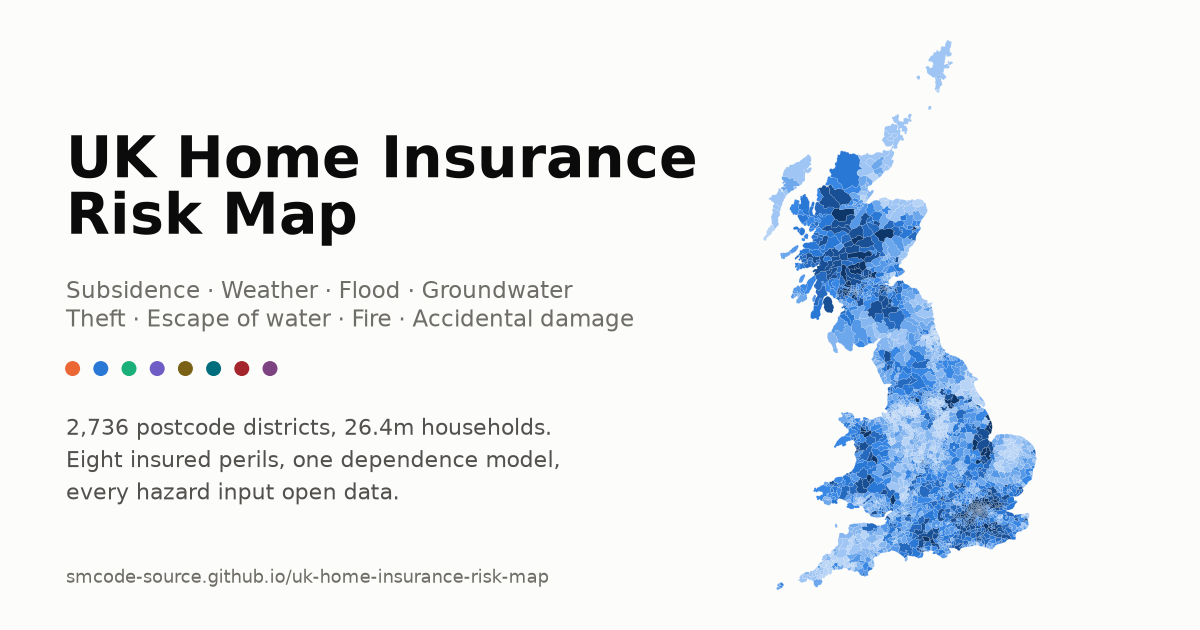
#> input picture docs/assets/social.png, 1200 x 630 px
$ python -i make_images.py   (imports and definitions only)
#> lines starting #> are read from the running program, lines starting #| are printed output that depends on the picture
"""Generate the favicon and the social preview card from the real data.

Both images are rendered from data/districts_risk.geojson, so the artwork
IS the model output rather than a stock illustration:

  docs/assets/social.png        1200x630 Open Graph / Twitter card
  docs/assets/social-github.png 1280x640 opaque copy of the same card, for
                                GitHub's repository social preview, which
                                wants that size and has to be set by hand
  docs/assets/favicon.svg       vector favicon (UK silhouette, peril colours)
  docs/assets/favicon-32.png    raster fallback
  docs/assets/apple-touch-icon.png  180x180 for iOS home screens

Run after build_model.py; build_site.py copies nothing here, the files are
written straight into docs/assets/.
"""

import os

import geopandas as gpd
import matplotlib
# [1 line not run here, left out]
import matplotlib.pyplot as plt  # noqa: E402
from matplotlib.colors import ListedColormap  # noqa: E402
import numpy as np  # noqa: E402
import shapely  # noqa: E402

HERE = os.path.dirname(os.path.abspath(__file__))
ROOT = os.path.abspath(os.path.join(HERE, ".."))
OUT = os.path.join(ROOT, "docs", "assets")

# the map's rating-group ramp (dataviz blue, light -> dark)
RAMP = ['#b7d3f6', '#9ec5f4', '#86b6ef', '#6da7ec', '#5598e7',
        '#3987e5', '#2a78d6', '#256abf', '#184f95', '#0d366b']
# The INSURED perils (light-theme hues). Coastal erosion has its own hue
# on the site (rose, --er) but is deliberately absent here: the favicon
# and card stand for the premium model, and erosion is not part of the
# premium. The favicon stays quartered in the four vine perils - eight
# quadrants at 16px is noise - but the card's dot row carries all eight.
PERIL = {'sub': '#eb6834', 'wx': '#2a78d6', 'fl': '#1baf7a', 'gw': '#6f5cc4',
         'th': '#7a6115', 'eow': '#006d7d', 'fire': '#a4262c',
         'ad': '#7c4380'}
INK = '#0b0b0b'
MUTED = '#6f6d67'
SURFACE = '#fcfcfb'


def load():
    gdf = gpd.read_file(os.path.join(ROOT, "data", "districts_risk.geojson"))
    return gdf.to_crs(27700)


# [54 lines left out: function social_card, not called in this run]


def _github_variant(src):
    """A 1280x640 opaque copy for GitHub's repository social preview.

    The 1200x630 card above is the Open Graph / Twitter size and is what the
    site's own pages reference. GitHub's repo setting asks for 1280x640 and
    has to be uploaded by hand (no API exists), so a correctly sized copy is
    generated here rather than being resized ad hoc each time it is needed.

    Two differences that matter for that upload: the aspect ratio is padded
    rather than stretched, so nothing distorts; and the alpha channel is
    flattened, because GitHub's image processing has been known to reject
    RGBA PNGs without reporting an error.
    """
#> called with src = '../docs/assets/social.png'
    from PIL import Image
    im = Image.open(src).convert("RGBA")
#> im is the input picture: PIL image 1200x630 RGBA; mean R, G, B, A 233.5, 237.1, 240.5, 255
    target = (1280, 640)
    scale = min(target[0] / im.width, target[1] / im.height)
#> scale = 1.02
    resized = im.resize((round(im.width * scale), round(im.height * scale)),
                        Image.LANCZOS)
    canvas = Image.new("RGB", target, _rgb(SURFACE))
    canvas.paste(resized,
                 ((target[0] - resized.width) // 2,
                  (target[1] - resized.height) // 2),
                 mask=resized.split()[-1])
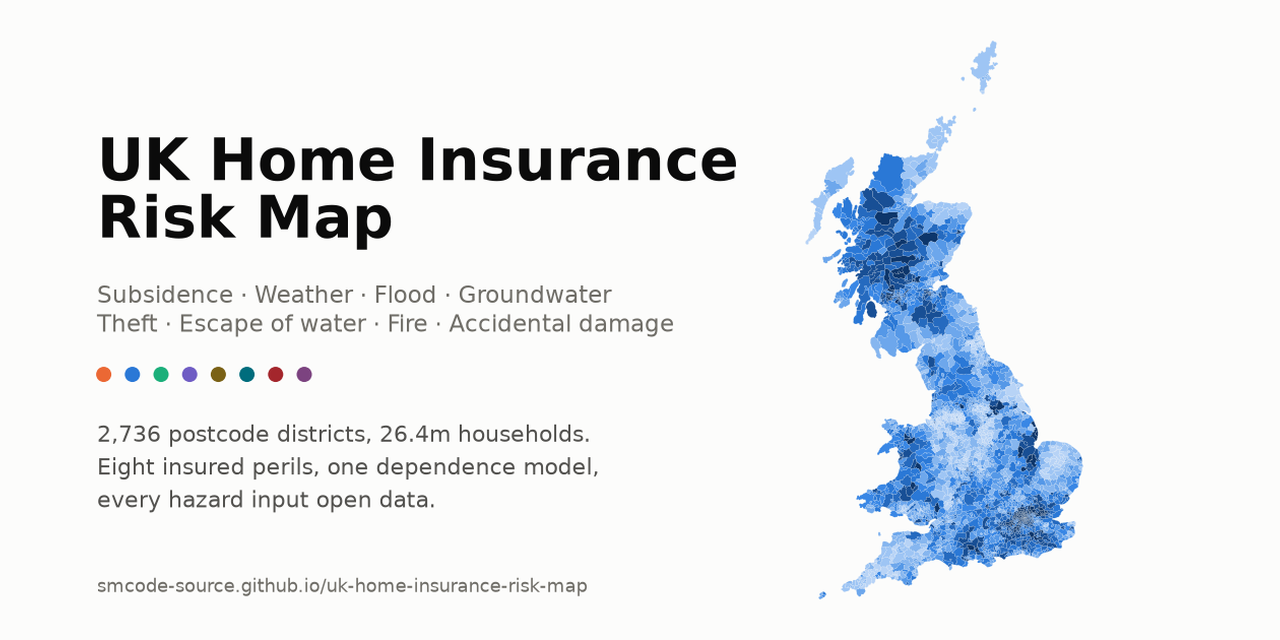
#> canvas: PIL image 1280x640 RGB; mean R, G, B 234.3, 237.7, 241
    out = os.path.join(OUT, "social-github.png")
    canvas.save(out, "PNG", optimize=True)
    print(f"  social-github.png  ({os.path.getsize(out) / 1e3:.0f} KB, "
          f"1280x640, opaque - for the repo social preview)")


def _rgb(hex_colour):
    h = hex_colour.lstrip("#")
    return tuple(int(h[i:i + 2], 16) for i in (0, 2, 4))


# [111 lines left out: functions _band_edges, _outline_svg_path, favicon, favicon_png, main, not called in this run]


# [2 lines not run here, left out]

>>> result = _github_variant('../docs/assets/social.png')
